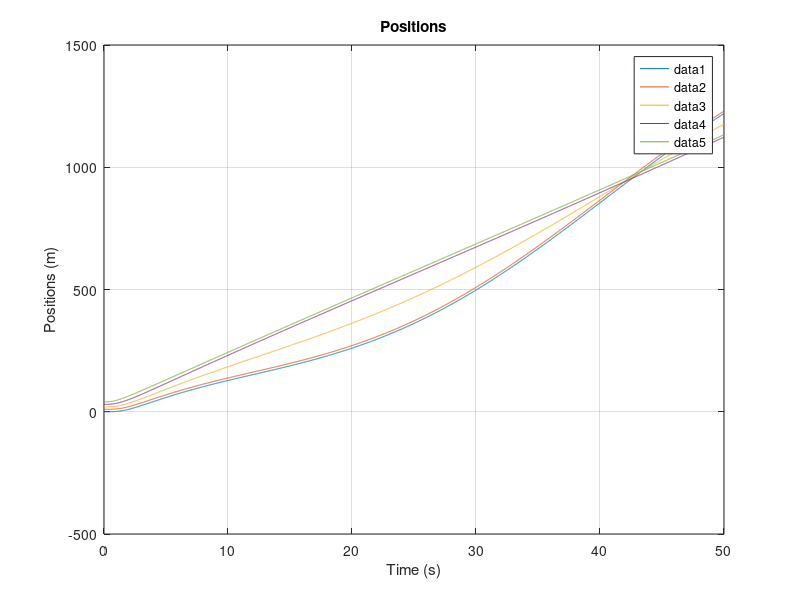
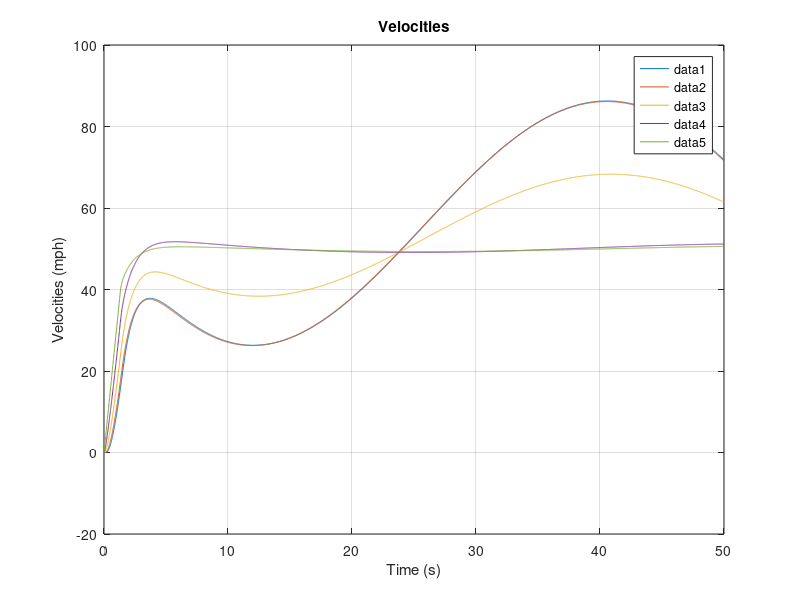
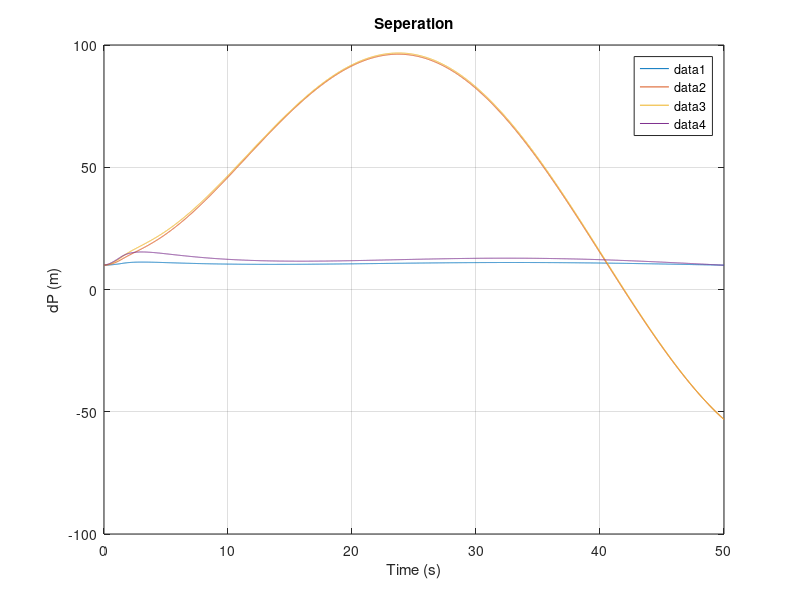
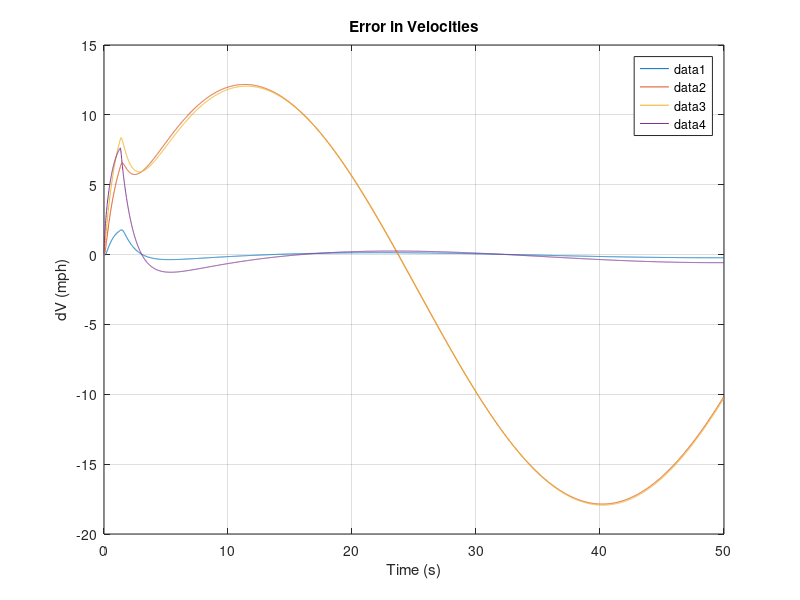

The MATLAB script that drew these images, in order:
%% Vehicle Platoon

close all; clc; clear;

%% Functions

kpi = 1;
kdi = 12;
d = 10;

N = 5; % Platoon size with Leader

R = or(mod((3:N*5-2),5)==1,mod((3:N*5-2),5)==3)' .* d; % Reference Signal
R(end) = 22.352;

W = @(t) t*0; % Acceleration of the leader.
G = zeros(2*N,1);
G(end) = 1;

A = diag(mod((1:N*2-1),2)==1,1)*1;
B = zeros(2*N,N);
C = zeros(N*5-4,2*N);
for n=2:2:2*N
    B(n,n/2) = 1;
end

Ci = [-1  0  1  0  0  0; ...
       0 -1  0  1  0  0; ...
       0  0 -1  0  1  0; ...
       0  0  0 -1  0  1; ...
       0  0  0  1  0  0];
   
C1 = [ -1  0  1  0; ...
        0 -1  0  1; ...
        0  1  0  0];

CN = [ -1  0  1  0; ...
        0 -1  0  1; ...
        0  0  0  1];

C(1:3,1:4) = C1;
C(end-2:end,end-3:end) = CN;

K = zeros(N,length(R));
Ki = [kpi kdi -kpi -kdi 0];
K1 = [-kpi -kdi 0];
KN = [kpi kdi kdi];

K(1,1:3) = K1;
K(end,end-2:end) = KN;

for n=0:N-3
    C(((n)*5+4):((n)*5+8),((n)*2 + 1):((n)*2 + 6)) = Ci;
    
    K(n+2,n*5+4:n*5+8) = Ki;
end

% simulate instability
K_a = K;
% %kps
% K_a(4,14) = -3;
% K_a(4,16) = 3;
%kds
K_a(3,10) = -1.5;
K_a(3,12) = -K_a(3,10);
% K_a(4,14) = 1.2;
% K_a(4,16) = -K_a(4,14);

% attacker modifying C
% C(7,:) = -0.7*C(7,:);
% C(15,:) = -0.7*C(15,:);

% B(end,end) = 0;

A_tilda = A-B*K*C;
%A_tilda = A-B*K_a*C;
% U_tilda = B*K*R+G*W(1);

U_tilda = B*K*R;
%U_tilda = B*K_a*R;

% Eigen_A_tilda = eig(A_tilda);

%% simulation

X0  = [0 0 10 0 20 0 30 0 40 0]';
% X0  = zeros(N*2,1);
% X0(end) = 22.352; % 50 mph in m/s


% Xdot = @(t,X) (A_tilda * X + U_tilda);

% [t,X] = ode45(@(t,X) Xdot(t,X,A_tilda,U_tilda),[0 20],X0);

%% Simulation Euler-Cauchy
tf = 50;
dt = 0.01;

clear X t
t=0:dt:tf;

maxA = 13.4112; % 30 mph/s in m/s^2
minA = -13.4112; % -30 mph/s m/s^2

X(1,:) = X0';

for n=2:length(t)
    E(n-1,:) = (R - C*X(n-1,:)')';
    
    U(n-1,:) = (K*E(n-1,:)');
    U(n-1,2) = U(n-1,2) - kdi*10*sin(-0*pi/2+0.1*t(n));
    U(n-1,4) = U(n-1,4) + kdi*10*sin(0.1*t(n));
%     U(n-1,:) = (K_a*E(n-1,:)');

    U(maxA<U)=maxA;
    U(minA>U)=minA;   

    Xd = A*X(n-1,:)' + B*U(n-1,:)';
    X(n,:) = X(n-1,:) + dt*Xd';
end



%% Plots
% U = -K*C*X'+K*R;
%U = -K_a*C*X'+K_a*R;

maxA = 13.4112; % 30 mph/s in m/s^2
minA = -13.4112; % -30 mph/s m/s^2

% U(maxA<U)=maxA;
% U(-maxA>U)=maxA;

for n=1:N
figure(1); plot(t,X(:,n*2-1)); hold on;
end
title('Positions');
xlabel('Time (s)');
ylabel('Positions (m)');
legend('show')
grid on



for n=1:N
figure(2); plot(t,X(:,n*2).*2.23694); hold on
end
title('Velocities');
xlabel('Time (s)');
ylabel('Velocities (mph)');
legend('show')
grid on



for n=1:N-1
figure(3); plot(t,X(:,(n+1)*2-1)-X(:,(n)*2-1)); hold on;
end
title('Seperation');
xlabel('Time (s)');
ylabel('dP (m)');
legend('show')
grid on



for n=1:N-1
figure(4); plot(t,X(:,(n+1)*2).*2.23694-X(:,n*2).*2.23694); hold on
end
title('Error in Velocities');
xlabel('Time (s)');
ylabel('dV (mph)');
legend('show')
grid on


for n=1:N-1
figure(5); plot(t(2:end),U(:,n)./9.806); hold on
end
title('Accelerations');
xlabel('Time (s)');
ylabel('Accelerations (g)');
legend('show')
grid on


%% Energy Calculation

cn = 4;

% pos = X(2:end,-1+2*cn);
dpr = X(2:end,-1+2*cn) - X(2:end,-1+2*(cn-1)) - d;
dpf = X(2:end,-1+2*(cn+1)) - X(2:end,-1+2*cn) - d;
vel = X(2:end,2*cn);
pos = dpr - dpf;
acc = U(:,cn);

Wnsquare = 0;

en = Wnsquare.*0.5.*pos.^2 + kdi.*0.5.*vel.^2;
en_dot =  Wnsquare.*vel.*pos + kdi.*vel.*acc ;

% for n=1:N-1
figure(6); plot(t(2:end),en); hold on
% end
title('Energy');
xlabel('Time (s)');
ylabel('Energy (J/kg)');
legend('show')
grid on

% for n=1:N-1
figure(7); plot(t(2:end),en_dot); hold on
% end
title('Energy Rate');
xlabel('Time (s)');
ylabel('Energy rate(J/kg/s)');
legend('show')
grid on
